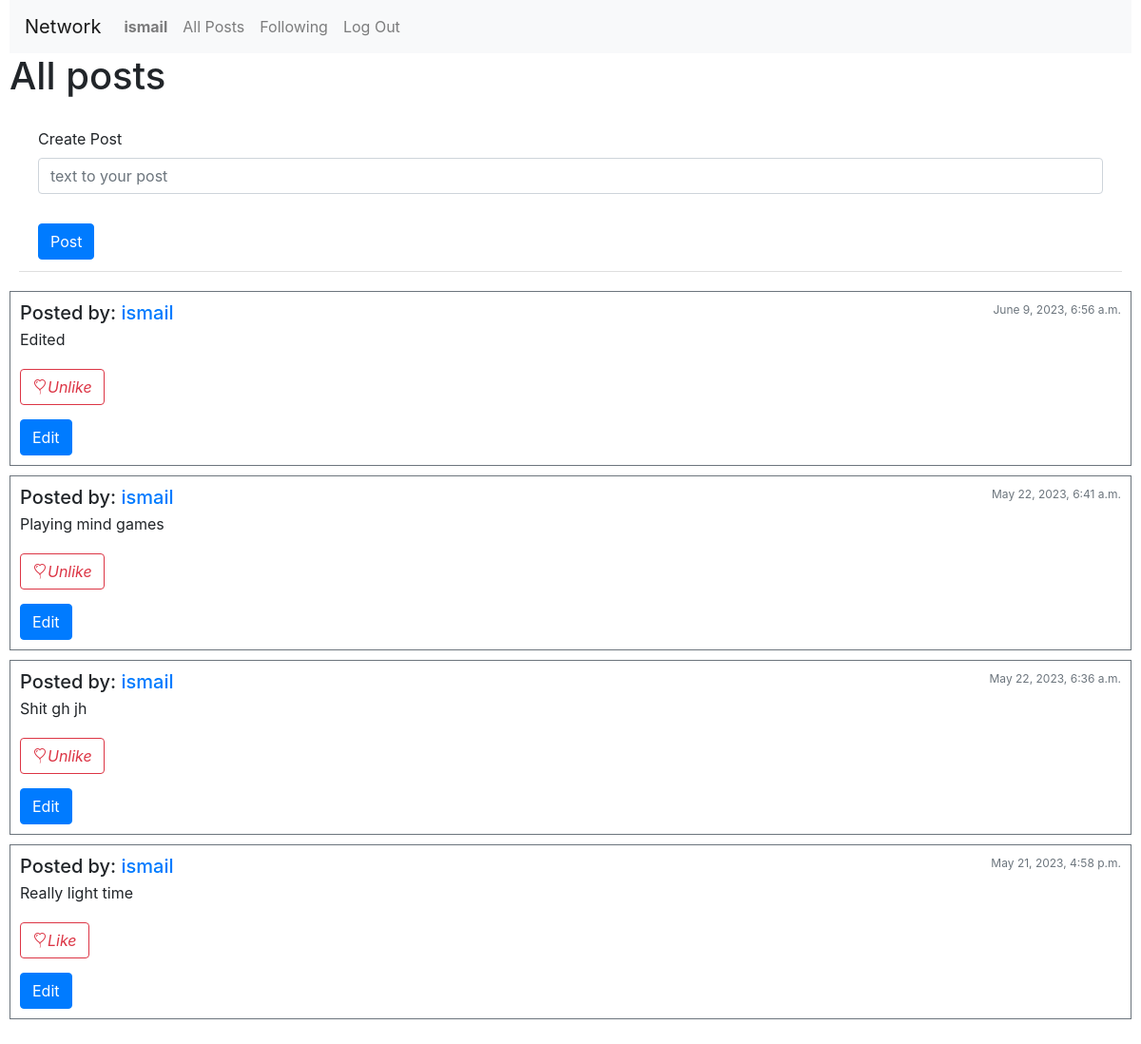
/ (signed in), run on the app's committed database.
### network/models.py (models this page shows, shortened)
class User(AbstractUser):
    following = models.ManyToManyField(
    "self", blank=True, related_name="followers", symmetrical=False
    )

class Post(models.Model):
    owner = models.ForeignKey(User, related_name = "owner", on_delete=models.CASCADE)
    text = models.TextField()
    timestamp = models.DateTimeField(auto_now_add=True)

### network/views.py (the view)
# urls.py: path("", views.index, name="index"),
def index(request):
    currentUser = request.user
    if not Like.objects.filter(liker= currentUser).exists():
        f= Like(liker = currentUser)
        f.save()
    likedList = Like.objects.get(liker = currentUser)
    likedList = likedList.liked.all()
    posts = Post.objects.all().order_by("-timestamp")
    paginator = Paginator(posts, 10)
    page_number = request.GET.get("page")
    page_obj = paginator.get_page(page_number)
    context = {"posts": page_obj, "likes":likedList, }
    return render(request, "network/index.html", context)

### network/templates/network/index.html (shortened to what this page needs)
{% extends "network/layout.html" %}
{% block body %}
<h1>All posts</h1>
{% if request.user.is_authenticated %}
<ul class="list-group list-group-flush">
<li class="list-group-item">
    <form action="{% url 'core:createPost' %}" method = "POST" >
    <div class="form-group">
      <label for="post-text">Create Post</label>
      <input type="text" class="form-control" name = "post-text" id="post-text" placeholder="text to your post">
    </div>
    <button type="submit" class="btn btn-primary">Post</button>
</form></li>
</ul>
{% endif %}
{% for post in posts %}
<div class="border border-secondary post">
  <div class="list-group" id = "{{post.id}}">
      <div class="d-flex w-100 justify-content-between">
        <h5 class="mb-1">Posted by: <a href = "{% url 'core:profile' post.owner%}">{{post.owner}}</a></h5>
        <small class="text-muted">{{post.timestamp}}</small>
      </div>
      <p class="mb-1" id = "post-text">{{post.text}}</p>
    <span class = "d-flex"><button type="button" class="btn btn-outline-danger" id ="like">{% if post in likes%}<i  class="bi bi-balloon-heart">Unlike</i>{%else%}<i  class="bi bi-balloon-heart">Like</i>{% endif %}</button></span>
    {% if request.user == post.owner %}
    <span class = "d-flex"><button type="button" class="btn btn-primary" data-toggle="modal" data-target="#exampleModal" id = "edit">
      Edit
      </button></span>
    {% endif %}
    </div>
</div>
{% endfor %}
{% endblock %}

### network/templates/network/layout.html (shortened to what this page needs)
{% load static %}
<!DOCTYPE html>
<html lang="en">
    <head>
        <link rel="stylesheet" href="https://cdn.jsdelivr.net/npm/bootstrap-icons@1.10.5/font/bootstrap-icons.css">
        <link rel="stylesheet" href="https://stackpath.bootstrapcdn.com/bootstrap/4.4.1/css/bootstrap.min.css">
        <link href="{% static 'network/css/styles.css' %}" rel="stylesheet">
    </head>
    <body>
        <nav class="navbar navbar-expand-lg navbar-light bg-light">
            <a class="navbar-brand" href="{% url 'core:index' %}">Network</a>
            <div>
              <ul class="navbar-nav mr-auto">
                {% if user.is_authenticated %}
                    <li class="nav-item">
                        <a class="nav-link" href="{% url 'core:profile'  user.username%}"><strong id = "username">{{ user.username }}</strong></a>
                    </li>
                {% endif %}
                <li class="nav-item">
                  <a class="nav-link" href="{% url 'core:index' %}">All Posts</a>
                </li>
                {% if user.is_authenticated %}
                    <li class="nav-item">
                        <a class="nav-link" href="{% url 'core:following' %}">Following</a>
                    </li>
                    <li class="nav-item">
                        <a class="nav-link" href="{% url 'core:logout' %}">Log Out</a>
                    </li>
                {% endif %}
              </ul>
            </div>
          </nav>
        <div class="body">
            {% block body %}
            {% endblock %}
        </div>
    </body>
</html>

### network/static/network/css/styles.css (style rules this page uses)
body { margin-left:10px; margin-right:10px; }
small { font-size:12px; }
.post { margin-top: 10px; margin-bottom: 10px; }
.list-group { padding: 10px; }
button { margin-top:15px; }

### data on the page
User: username "ismail"
Post: owner "ismail", timestamp "June 9, 2023, 6:56 a.m.", text "Edited", shows "Unlike"
Post: owner "ismail", timestamp "May 22, 2023, 6:41 a.m.", text "Playing mind games", shows "Unlike", shows "Edit"
Post: owner "ismail", timestamp "May 22, 2023, 6:36 a.m.", text "Shit gh jh", shows "Unlike", shows "Edit"
Post: owner "ismail", timestamp "May 21, 2023, 4:58 p.m.", text "Really light time", shows "Like", shows "Edit"
